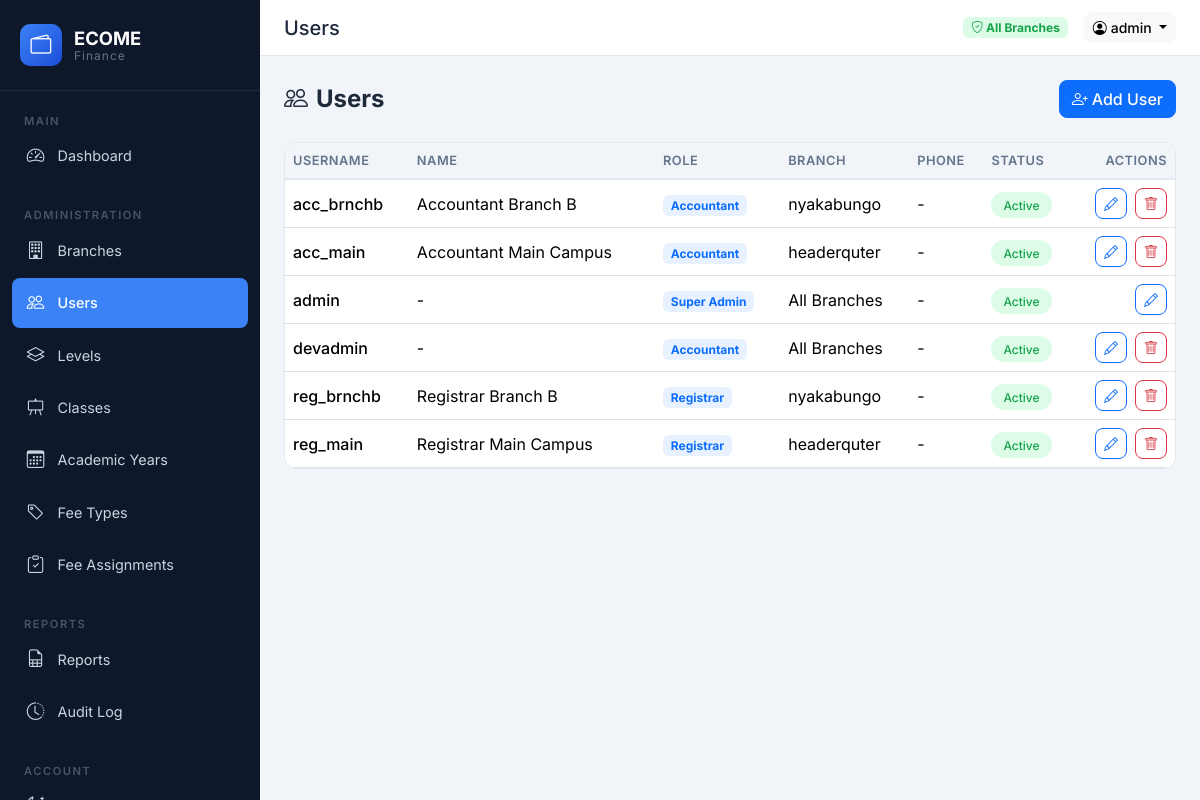
Before: /accounts/users/ (signed in) with the older database file.
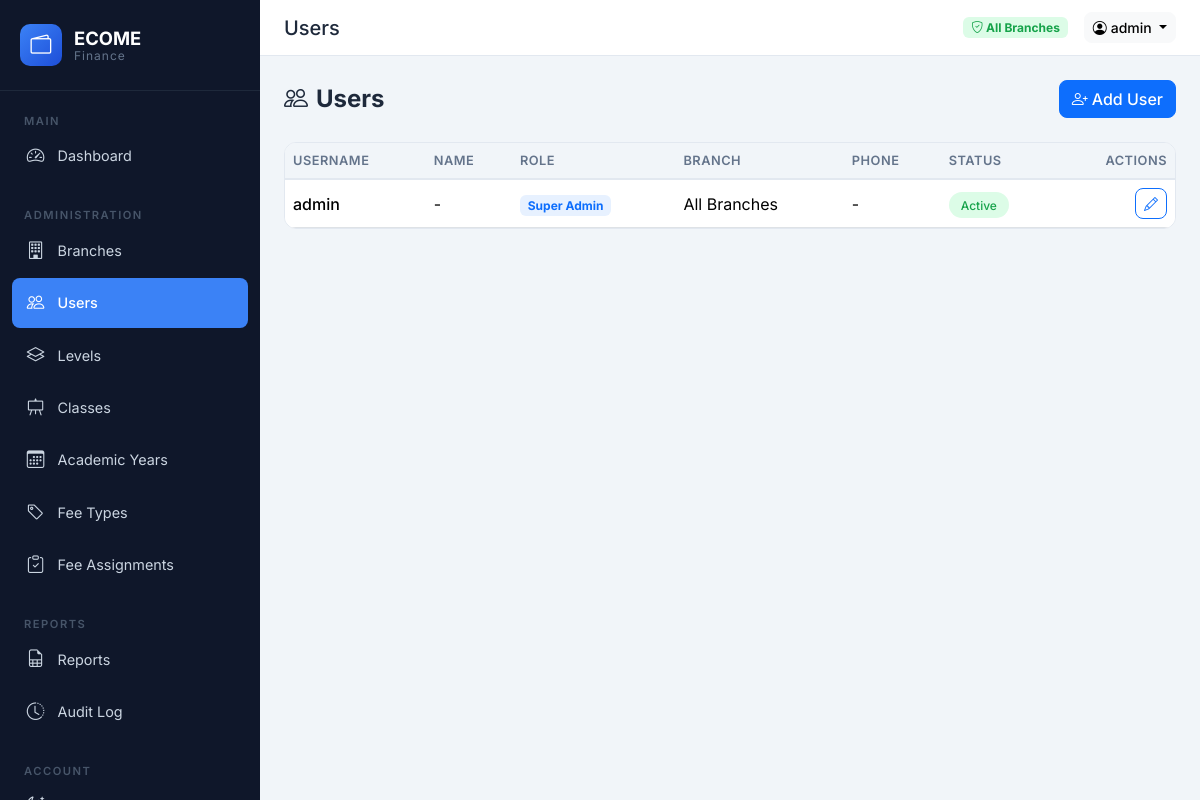
After: the same page with the newer database file.
### accounts/models.py (models this page shows, shortened)
class User(AbstractUser):
    class Role(models.TextChoices):
        ADMIN = "admin", "Super Admin"
        REGISTRAR = "registrar", "Registrar"
        ACCOUNTANT = "accountant", "Accountant"
    role = models.CharField(
        max_length=20, choices=Role.choices, default=Role.ACCOUNTANT
    )
    branch = models.ForeignKey(
        Branch, on_delete=models.SET_NULL, null=True, blank=True, related_name="users"
    )
    phone = models.CharField(max_length=20, blank=True)
    is_active_user = models.BooleanField(default=True)
    class Meta:
        ordering = ["username"]
    @property
    def is_admin(self):
        return self.role == self.Role.ADMIN
    @property
    def is_registrar(self):
        return self.role == self.Role.REGISTRAR
    @property
    def is_accountant(self):
        return self.role == self.Role.ACCOUNTANT

class Branch(models.Model):
    name = models.CharField(max_length=100, unique=True)
    code = models.CharField(max_length=20, unique=True)
    address = models.CharField(max_length=255, blank=True)
    phone = models.CharField(max_length=20, blank=True)
    created_at = models.DateTimeField(auto_now_add=True)
    class Meta:
        ordering = ["name"]

### accounts/views.py (the view)
# urls.py: path("accounts/users/", av.user_list, name="user_list"),
@login_required
@user_passes_test(is_admin)
def user_list(request):
    users = User.objects.select_related("branch").all()
    return render(request, "accounts/user_list.html", {"users": users})

### accounts/views.py (called while the page is built)
def is_admin(user):
    return user.is_authenticated and user.is_admin

### core/context_processors.py (called while the page is built)
def app_context(request):
    return {
        "SCHOOL_NAME": "ECOME Finance",
        "ALL_BRANCHES": Branch.objects.all() if request.user.is_authenticated else [],
    }

### templates/accounts/user_list.html (shortened to what this page needs)
{% extends 'base.html' %}
{% block page_title %}Users{% endblock %}
{% block content %}
<div class="fade-in-up">
<div class="page-header">
    <h1><i class="bi bi-people me-2"></i>Users</h1>
    <div class="actions">
        <a href="{% url 'accounts:user_create' %}" class="btn btn-primary"><i class="bi bi-person-plus me-1"></i>Add User</a>
    </div>
</div>
<div class="table-container table-responsive">
    <table class="table table-hover">
        <thead>
            <tr><th>Username</th><th>Name</th><th>Role</th><th>Branch</th><th>Phone</th><th>Status</th><th class="text-end">Actions</th></tr>
        </thead>
        <tbody>
            {% for u in users %}
            <tr>
                <td class="fw-medium">{{ u.username }}</td>
                <td>{{ u.get_full_name|default:'-' }}</td>
                <td><span class="badge bg-primary-soft">{{ u.get_role_display }}</span></td>
                <td>{{ u.branch.name|default:'All Branches' }}</td>
                <td>{{ u.phone|default:'-' }}</td>
                <td>
                    {% if u.is_active %}<span class="status-badge status-successful">Active</span>
                    {% else %}<span class="status-badge status-failed">Inactive</span>{% endif %}
                </td>
                <td class="text-end">
                    <div class="d-flex gap-2 justify-content-end flex-wrap">
                    <a href="{% url 'accounts:user_edit' u.pk %}" class="btn btn-sm btn-outline-primary"><i class="bi bi-pencil"></i></a>
                    {% if u.username != 'admin' %}
                    <a href="{% url 'accounts:user_delete' u.pk %}" class="btn btn-sm btn-outline-danger"><i class="bi bi-trash"></i></a>
                    {% endif %}
                    </div>
                </td>
            </tr>
            {% empty %}
            <tr><td colspan="7"><div class="empty-state"><i class="bi bi-people"></i><p>No users yet.</p></div></td></tr>
            {% endfor %}
        </tbody>
    </table>
</div>
</div>
{% endblock %}

### templates/base.html (shortened to what this page needs)
{% load static %}
<!DOCTYPE html>
<html lang="en" data-bs-theme="light">
<head>
    <link href="https://cdn.jsdelivr.net/npm/bootstrap@5.3.3/dist/css/bootstrap.min.css" rel="stylesheet">
    <link href="https://cdn.jsdelivr.net/npm/bootstrap-icons@1.11.3/font/bootstrap-icons.min.css" rel="stylesheet">
    <link href="{% static 'css/app.css' %}" rel="stylesheet">
</head>
<body>
{% if user and user.is_authenticated %}
<div class="layout-wrapper">
    <aside class="sidebar" id="sidebar" aria-label="Main navigation">
        <div class="sidebar-header">
            <div class="logo-icon"><i class="bi bi-wallet2"></i></div>
            <div class="logo-text">
                <span class="logo-title">ECOME</span>
                <span class="logo-subtitle">Finance</span>
            </div>
        </div>
        <nav class="sidebar-nav">
            <div class="nav-section">
                <span class="nav-section-title">Main</span>
                <a href="{% url 'dashboard:home' %}" class="nav-link {% if request.resolver_match.app_name == 'dashboard' %}active{% endif %}">
                    <i class="bi bi-speedometer2"></i><span>Dashboard</span>
                </a>
            </div>
            {% if user.is_admin %}
            <div class="nav-section">
                <span class="nav-section-title">Administration</span>
                <a href="{% url 'accounts:branch_list' %}" class="nav-link {% if request.resolver_match.url_name == 'branch_list' %}active{% endif %}">
                    <i class="bi bi-building"></i><span>Branches</span>
                </a>
                <a href="{% url 'accounts:user_list' %}" class="nav-link {% if request.resolver_match.url_name == 'user_list' %}active{% endif %}">
                    <i class="bi bi-people"></i><span>Users</span>
                </a>
                <a href="{% url 'academics:level_list' %}" class="nav-link {% if request.resolver_match.app_name == 'academics' and request.resolver_match.url_name == 'level_list' %}active{% endif %}">
                    <i class="bi bi-layers"></i><span>Levels</span>
                </a>
                <a href="{% url 'academics:class_list' %}" class="nav-link {% if request.resolver_match.url_name == 'class_list' %}active{% endif %}">
                    <i class="bi bi-easel"></i><span>Classes</span>
                </a>
                <a href="{% url 'academics:year_list' %}" class="nav-link {% if request.resolver_match.url_name == 'year_list' %}active{% endif %}">
                    <i class="bi bi-calendar3"></i><span>Academic Years</span>
                </a>
                <a href="{% url 'finance:feetype_list' %}" class="nav-link {% if request.resolver_match.app_name == 'finance' %}active{% endif %}">
                    <i class="bi bi-tag"></i><span>Fee Types</span>
                </a>
                <a href="{% url 'finance:assignment_list' %}" class="nav-link {% if request.resolver_match.url_name == 'assignment_list' %}active{% endif %}">
                    <i class="bi bi-clipboard-check"></i><span>Fee Assignments</span>
                </a>
            </div>
            <div class="nav-section">
                <span class="nav-section-title">Reports</span>
                <a href="{% url 'reports:home' %}" class="nav-link {% if request.resolver_match.app_name == 'reports' %}active{% endif %}">
                    <i class="bi bi-file-earmark-spreadsheet"></i><span>Reports</span>
                </a>
                <a href="{% url 'payments:audit_log' %}" class="nav-link {% if request.resolver_match.url_name == 'audit_log' %}active{% endif %}">
                    <i class="bi bi-clock-history"></i><span>Audit Log</span>
                </a>
            </div>
            {% endif %}
            <div class="nav-section">
                <span class="nav-section-title">Account</span>
                <a href="#" class="nav-link" id="theme-toggle">
                    <i class="bi bi-moon-stars"></i><span>Dark Mode</span>
                </a>
            </div>
        </nav>
    </aside>
    <div class="main-content">
        <header class="topbar">
            <div class="topbar-title">
                <h5 class="mb-0">{% block page_title %}{% endblock %}</h5>
            </div>
            <div class="topbar-right">
                {% if user.branch %}
                <span class="badge bg-primary-soft me-2"><i class="bi bi-geo-alt"></i> {{ user.branch.name }}</span>
                {% else %}
                <span class="badge bg-success-soft me-2"><i class="bi bi-shield-check"></i> All Branches</span>
                {% endif %}
                <div class="dropdown">
                    <button class="btn btn-light btn-sm dropdown-toggle" data-bs-toggle="dropdown">
                        <i class="bi bi-person-circle me-1"></i>{% if user %}{{ user.get_full_name|default:user.username }}{% else %}Guest{% endif %}
                    </button>
                </div>
            </div>
        </header>
        <main class="content-area">
            {% block content %}{% endblock %}
        </main>
    </div>
</div>
{% else %}
{% block auth_content %}{% endblock %}
{% endif %}
</body>
</html>

### static/css/app.css (style rules this page uses)
:root { --primary: #0d6efd; --primary-dark: #0b5ed7; --primary-light: #e7f1ff; --sidebar-bg: #0f172a; --sidebar-fg: #cbd5e1; --sidebar-active: #3b82f6; --sidebar-hover: #1e293b; --topbar-bg: #ffffff; --body-bg: #f1f5f9; --card-bg: #ffffff; --border-color: #e2e8f0; --text-dark: #1e293b; --text-muted: #64748b; --success: #16a34a; --success-light: #dcfce7; --warning: #d97706; --warning-light: #fef3c7; --danger: #dc2626; --danger-light: #fee2e2; }
* { font-family: 'Inter', sans-serif; }
body { background: var(--body-bg); color: var(--text-dark); margin: 0; }
.layout-wrapper { display: flex; min-height: 100vh; }
.sidebar { width: 260px; background: var(--sidebar-bg); color: var(--sidebar-fg); position: fixed; top: 0; left: 0; bottom: 0; overflow-y: auto; overflow-x: hidden; z-index: 1000; transition: transform 0.3s ease; -webkit-overflow-scrolling: touch; }
.sidebar-header { padding: 1.5rem 1.25rem; display: flex; align-items: center; gap: 0.75rem; border-bottom: 1px solid #1e293b; }
.logo-icon { width: 42px; height: 42px; background: linear-gradient(135deg, #3b82f6, #1d4ed8); border-radius: 10px; display: flex; align-items: center; justify-content: center; font-size: 1.3rem; color: white; flex-shrink: 0; }
.logo-text { display: flex; flex-direction: column; line-height: 1.1; }
.logo-title { font-weight: 700; font-size: 1.15rem; color: #fff; }
.logo-subtitle { font-size: 0.75rem; color: #64748b; letter-spacing: 1px; }
.sidebar-nav { padding: 1rem 0.75rem; }
.nav-section { margin-bottom: 1.25rem; }
.nav-section-title { font-size: 0.7rem; text-transform: uppercase; letter-spacing: 1.5px; color: #475569; padding: 0 0.75rem; font-weight: 600; }
.nav-link { display: flex; align-items: center; gap: 0.75rem; padding: 0.75rem 0.85rem; color: var(--sidebar-fg); text-decoration: none; border-radius: 8px; font-size: 0.9rem; margin-bottom: 2px; transition: all 0.2s ease; min-height: 44px; }
.nav-link.active { background: var(--sidebar-active); color: #fff; font-weight: 500; }
.nav-link i { font-size: 1.1rem; width: 20px; text-align: center; }
.main-content { margin-left: 260px; flex: 1; min-height: 100vh; display: flex; flex-direction: column; }
.topbar { background: var(--topbar-bg); border-bottom: 1px solid var(--border-color); padding: 0.75rem 1.5rem; display: flex; align-items: center; gap: 1rem; position: sticky; top: 0; z-index: 999; }
.topbar-title { flex: 1; }
.topbar-right { display: flex; align-items: center; gap: 0.5rem; }
.content-area { padding: 1.5rem; flex: 1; }
.bg-primary-soft { background: var(--primary-light); color: var(--primary); }
.bg-success-soft { background: var(--success-light); color: var(--success); }
.table-container { background: var(--card-bg); border: 1px solid var(--border-color); border-radius: 12px; overflow: hidden; }
.table { margin-bottom: 0; }
.table thead th { background: var(--body-bg); font-size: 0.8rem; text-transform: uppercase; letter-spacing: 0.5px; color: var(--text-muted); border-bottom: 2px solid var(--border-color); font-weight: 600; }
.table tbody td { vertical-align: middle; }
.status-badge { font-size: 0.75rem; padding: 0.35rem 0.75rem; border-radius: 20px; font-weight: 500; }
.status-successful { background: var(--success-light); color: var(--success); }
.btn-primary { background: var(--primary); border-color: var(--primary); }
.btn { border-radius: 8px; font-weight: 500; }
.table-container { overflow-x: auto; }
.table { min-width: 100%; }
.table-responsive { overflow-x: auto; }
.fade-in-up { animation: fadeInUp 0.4s ease; }
.page-header { display: flex; align-items: center; justify-content: space-between; margin-bottom: 1.5rem; flex-wrap: wrap; gap: 1rem; }
.page-header h1 { font-size: 1.5rem; font-weight: 700; margin: 0; }
.page-header .actions { display: flex; gap: 0.5rem; flex-wrap: wrap; }

Changed rows visible on the page:
removed User: username "acc_brnchb", get_full_name "Accountant Branch B", role "Accountant", branch.name "nyakabungo", phone "-", is_active "Active"
removed User: username "acc_main", get_full_name "Accountant Main Campus", role "Accountant", branch.name "headerquter", phone "-", is_active "Active"
removed User: username "devadmin", get_full_name "-", role "Accountant", branch.name "All Branches", phone "-", is_active "Active"
removed User: username "reg_brnchb", get_full_name "Registrar Branch B", role "Registrar", branch.name "nyakabungo", phone "-", is_active "Active"
removed User: username "reg_main", get_full_name "Registrar Main Campus", role "Registrar", branch.name "headerquter", phone "-", is_active "Active"
